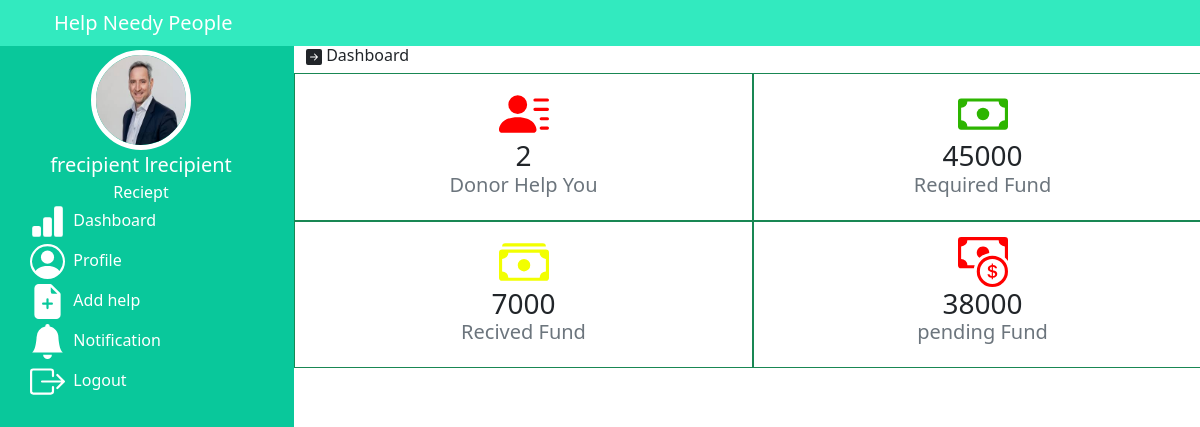
/reciept/reciept.php (signed in), run on the app's committed database.
### tables this page shows
CREATE TABLE `user` (
  `id` int(6) UNSIGNED NOT NULL,
  `role` varchar(30) NOT NULL,
  `fname` varchar(30) NOT NULL,
  `lname` varchar(30) NOT NULL,
  `photo` varchar(50) DEFAULT NULL,
  `address` varchar(50) DEFAULT NULL,
  `mobile` varchar(30) NOT NULL,
  `email` varchar(50) NOT NULL,
  `pass` varchar(300) NOT NULL,
  `otp` varchar(6) DEFAULT NULL
);

### reciept/reciept.php (the view, shortened to what this page needs)
<!doctype html>
<html lang="en">
<head>
    <link href="https://cdn.jsdelivr.net/npm/bootstrap@5.0.2/dist/css/bootstrap.min.css" rel="stylesheet"
>
</head>
<body>
    <div class="row sticky-top">
        <div class="col-12">
            <nav class="navbar navbar-expand-lg navbar-dark" style="background-color: rgb(50, 234, 191);">
                <div class="container justify-content-between">
                    <div><a class="navbar-brand" href="reciept.php">Help Needy People</a></div>
                </div>
            </nav>
        </div>
    </div>
    <div class="row">
        <div class="col-3 vh-100  overflow-auto text-white" style="background-color: rgb(9, 200, 155);">
            <div class="row justify-content-around">
            <?php
                  include_once '../includes/conn.php';
                     $aid=$_SESSION['id'];
          $query="select * from user where id='$aid'";
          $result=mysqli_query($conn,$query);
         while ($row=mysqli_fetch_array($result)){
             ?>
                <div class="col-12">
                    <center>
                        <img src=<?= $row['photo']; ?> width="100px" height="100px" alt=""
                            class="rounded-circle border border-white border-5 mt-1">
                    </center>
                </div>
            </div>
            <div class="row  justify-content-around">
                <div class="col-12">
                    <center>
                        <p class="m-0" style="font-size: 20px;"><?= $row['fname']; ?> <?= $row['lname']; ?></p>
                        <p class="m-0 ">Reciept</p>
                    </center>
                </div>
                <?php } ?>
            </div>
            <div class="menu">
                <a href="reciept.php"> &nbsp;Dashboard</a>
                <a href="rprofile.php"> &nbsp;Profile</a>
                    <a href="addhelp.php"> &nbsp;Add help</a>
                <a href="snotifiction.php"><svg xmlns="http://www.w3.org/2000/svg" width="35" height="35"
                        fill="currentColor" class="bi bi-bell-fill" viewBox="0 0 16 16">
                        <path
                            d="M8 16a2 2 0 0 0 2-2H6a2 2 0 0 0 2 2zm.995-14.901a1 1 0 1 0-1.99 0A5.002 5.002 0 0 0 3 6c0 1.098-.5 6-2 7h14c-1.5-1-2-5.902-2-7 0-2.42-1.72-4.44-4.005-4.901z" />
                    </svg> &nbsp;Notification</a>
                <a href="../logout.php"> &nbsp;Logout</a>
            </div>
        </div>
        <div class="col-9 vh-100 overflow-auto">
            <h6> Dashboard</h6>
            <div class="row">
                <div class="col-6 border border-success">
                    <center>
                        <h3>
                        <?php
                        $sql= "SELECT distinct(did) FROM help where rid=$aid";
                        $result=mysqli_query($conn,$sql);
                        $rowcount=mysqli_num_rows($result);
                            echo $rowcount;
                        ?>
                        </h3>
                        <h5 class="text-muted">Donor Help You</h5>
                    </center>
                </div>
                <div class="col-6 border border-success">
                    <center>
                        <?php
                        $sql="SELECT sum(ramount) FROM need where rid=$aid";
                        $result=mysqli_query($conn,$sql);
         while ($row=mysqli_fetch_array($result)){
             $rfund=$row['sum(ramount)'];
            } ?>
             <h3><?=$rfund ?></h3>
                        <h5 class="text-muted">Required Fund</h5>
                    </center>
                </div>
            </div>
            <div class="row">
                <div class="col-6 border border-success">
                    <center>
                        <?php
                        $sql="SELECT sum(hamount) FROM help where rid=$aid";
                        $result=mysqli_query($conn,$sql);
         while ($row=mysqli_fetch_array($result)){
             $hfund=$row['sum(hamount)'];
            } ?>
             <h3><?=$hfund ?></h3>
                        <h5 class="text-muted">Recived Fund</h5>
                    </center>
                </div>
                <div class="col-6 border border-success">
                    <center>
                        <h3><?=($rfund-$hfund) ?></h3>
                        <h5 class="text-muted">pending Fund</h5>
                    </center>
                </div>
            </div>
        </div>
    </div>
</body>
</html>

### reciept/reciept.php (style rules this page uses)
.menu a { text-decoration: none; display: block; color: white; align-items: center; margin: 0 auto; margin-left: 30px; margin-bottom: 5px; }
.col-6 h3 { margin-bottom: 0px; }
.col-6 { padding: 15px; }

### data on the page
user: photo (picture), fname "frecipient", lname "lrecipient"

### other printed values
$rowcount "2"
$rfund "45000"
$hfund "7000"
$rfund-$hfund "38000"
